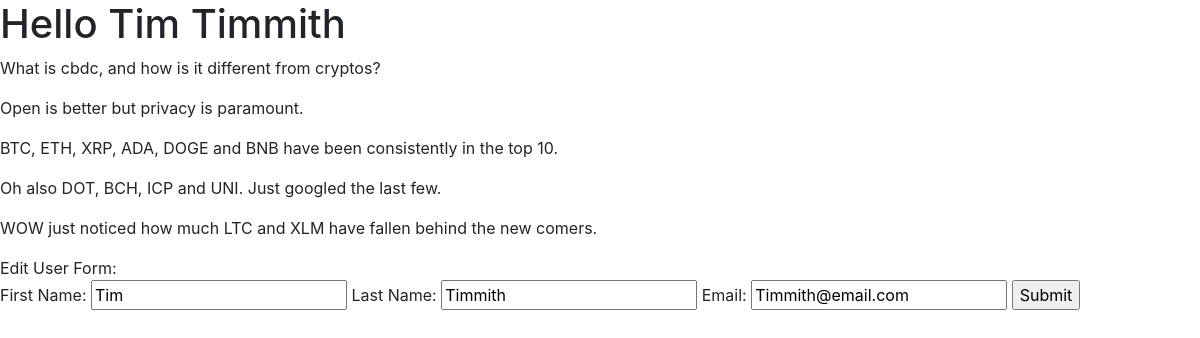
The page /user_profile/2 on the database its author committed.
### cryptotalk/models.py (models this page shows)
class User(models.Model):
    first_name = models.CharField(max_length=50)
    last_name = models.CharField(max_length=50)
    email = models.CharField(max_length=50)
    password = models.CharField(max_length=50)
    created_at = models.DateTimeField(auto_now_add=True, null=True)
    updated_at = models.DateTimeField(auto_now=True, null=True)
    objects = UserManager()

class Crypto_Message(models.Model):
    message = models.CharField(max_length=255)
    poster = models.ForeignKey(User, related_name='user_messages', on_delete=models.CASCADE)
    user_likes = models.ManyToManyField(User, related_name='liked_posts')
    created_at = models.DateTimeField(auto_now_add=True, null=True)
    updated_at = models.DateTimeField(auto_now=True, null=True)

class Comment(models.Model):
    comment = models.CharField(max_length=255)
    poster = models.ForeignKey(User, related_name='user_comments', on_delete=models.CASCADE)
    crypto_message = models.ForeignKey(Crypto_Message, related_name="post_comments", on_delete=models.CASCADE)
    created_at = models.DateTimeField(auto_now_add=True, null=True)
    updated_at = models.DateTimeField(auto_now=True, null=True)

### cryptotalk/views.py (the view)
# urls.py: path('user_profile/<int:id>', views.profile),
def profile(request, id):
    context = {
        'user': User.objects.get(id=id)
    }
    return render(request, 'profile.html', context)

### cryptotalk/templates/profile.html (shortened to what this page needs)
<!DOCTYPE html>
<html lang="en">
<head>
    <link rel="stylesheet" href="https://stackpath.bootstrapcdn.com/bootstrap/4.3.1/css/bootstrap.min.css"
>
    {% load static %}
</head>
<body>
    <h1>Hello {{user.first_name}} {{user.last_name}}</h1>
    {% for post in user.user_messages.all %}
    <p>{{post.message}}</p>
    {% endfor %}
    {% for comment in user.user_comments.all %}
    <p>{{comment.comment}}</p>
    {% endfor %}
    Edit User Form:
    <form action="/edit/{{user.id}}" method=POST>
       First Name: <input type="text" name='fname' value={{user.first_name}}>
       Last Name: <input type="text" name='lname' value={{user.last_name}}>
       Email: <input type="text" name='email' value={{user.email}}>
       <input type="submit">
    </form>
</body>
</html>

### rows shown on the page
User: first_name "Tim", last_name "Timmith", fname "Tim", lname "Timmith", email "Timmith@email.com"
Crypto_Message: message "What is cbdc, and how is it different from cryptos?"
Crypto_Message: message "Open is better but privacy is paramount."
Comment: comment "BTC, ETH, XRP, ADA, DOGE and BNB have been consistently in the top 10."
Comment: comment "Oh also DOT, BCH, ICP and UNI. Just googled the last few."
Comment: comment "WOW just noticed how much LTC and XLM have fallen behind the new comers."
